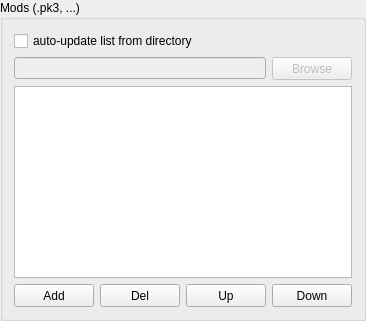
       <widget class="QGroupBox" name="mods_grpbox">
        <property name="sizePolicy">
         <sizepolicy hsizetype="MinimumExpanding" vsizetype="Expanding">
          <horstretch>0</horstretch>
          <verstretch>0</verstretch>
         </sizepolicy>
        </property>
        <property name="minimumSize">
         <size>
          <width>212</width>
          <height>0</height>
         </size>
        </property>
        <property name="toolTip">
         <string>&lt;html&gt;&lt;head/&gt;&lt;body&gt;&lt;p&gt;Mods usually have extension .pk3, but it can also be .wad. These files change or add weapons, items, pickups, monsters, music and others. Example is brutal_v20.pk3, Project_Brutality_Final.pk3, NiceWallBlood.pk3, smartscav-bd20.pk3 or doomvisor_hudWWDN.pk3. This field works same as Maps/PWADs, only the files are loaded later.&lt;/p&gt;&lt;/body&gt;&lt;/html&gt;</string>
        </property>
        <property name="title">
         <string>Mods (.pk3, ...)</string>
        </property>
        <layout class="QVBoxLayout" name="verticalLayout_8">
         <item>
          <widget class="QCheckBox" name="autoUpdMods_chkbox">
           <property name="minimumSize">
            <size>
             <width>0</width>
             <height>17</height>
            </size>
           </property>
           <property name="toolTip">
            <string>&lt;html&gt;&lt;head/&gt;&lt;body&gt;&lt;p&gt;This will make the list of mods automatically load and update from an existing directory with mod files.&lt;/p&gt;&lt;/body&gt;&lt;/html&gt;</string>
           </property>
           <property name="text">
            <string>auto-update list from directory</string>
           </property>
          </widget>
         </item>
         <item>
          <layout class="QHBoxLayout" name="horizontalLayout_5">
           <item>
            <widget class="QLineEdit" name="modsDir_line">
             <property name="enabled">
              <bool>false</bool>
             </property>
             <property name="minimumSize">
              <size>
               <width>0</width>
               <height>20</height>
              </size>
             </property>
            </widget>
           </item>
           <item>
            <widget class="QPushButton" name="browseMods_btn">
             <property name="enabled">
              <bool>false</bool>
             </property>
             <property name="minimumSize">
              <size>
               <width>50</width>
               <height>23</height>
              </size>
             </property>
             <property name="text">
              <string>Browse</string>
             </property>
            </widget>
           </item>
          </layout>
         </item>
         <item>
          <widget class="QListWidget" name="mods_list"/>
         </item>
         <item>
          <layout class="QHBoxLayout" name="horizontalLayout_6">
           <item>
            <widget class="QPushButton" name="addMod_btn">
             <property name="minimumSize">
              <size>
               <width>40</width>
               <height>23</height>
              </size>
             </property>
             <property name="text">
              <string>Add</string>
             </property>
            </widget>
           </item>
           <item>
            <widget class="QPushButton" name="delMod_btn">
             <property name="minimumSize">
              <size>
               <width>40</width>
               <height>23</height>
              </size>
             </property>
             <property name="text">
              <string>Del</string>
             </property>
            </widget>
           </item>
           <item>
            <widget class="QPushButton" name="upMod_btn">
             <property name="minimumSize">
              <size>
               <width>40</width>
               <height>23</height>
              </size>
             </property>
             <property name="text">
              <string>Up</string>
             </property>
            </widget>
           </item>
           <item>
            <widget class="QPushButton" name="downMod_btn">
             <property name="minimumSize">
              <size>
               <width>40</width>
               <height>23</height>
              </size>
             </property>
             <property name="text">
              <string>Down</string>
             </property>
            </widget>
           </item>
          </layout>
         </item>
        </layout>
       </widget>
